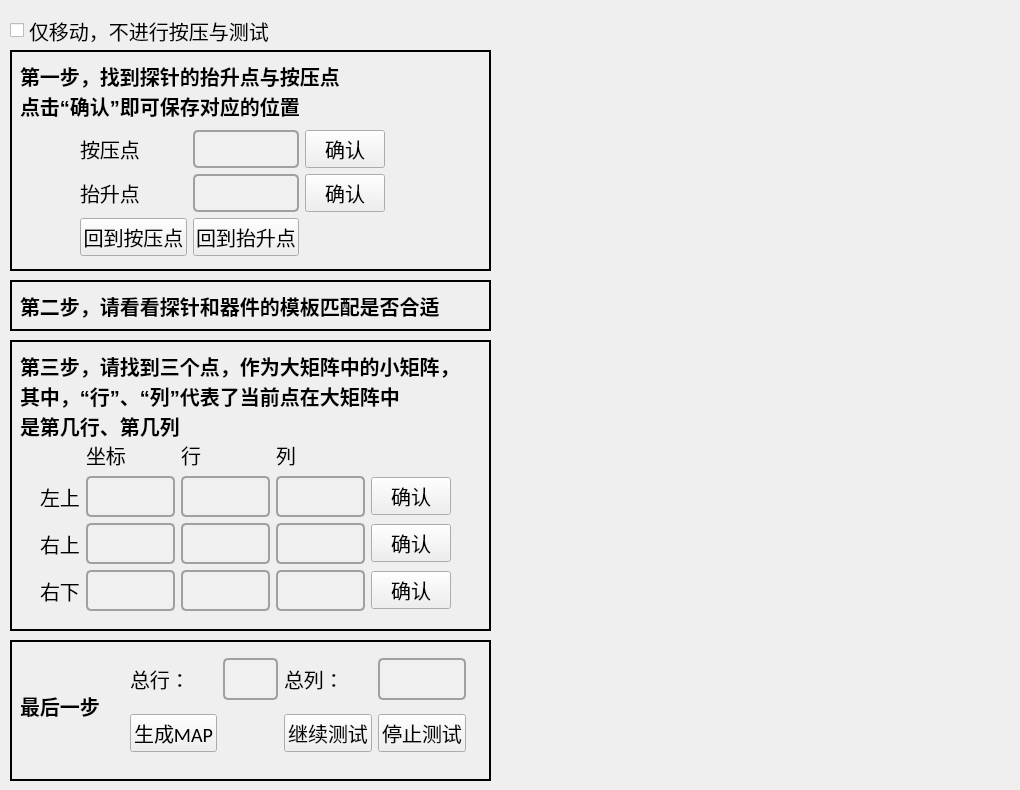
    <widget class="QWidget" name="tab_3">
     <attribute name="title">
      <string>自动模式</string>
     </attribute>
     <widget class="QCheckBox" name="Checkbox_DontTest">
      <property name="geometry">
       <rect>
        <x>10</x>
        <y>10</y>
        <width>271</width>
        <height>41</height>
       </rect>
      </property>
      <property name="font">
       <font>
        <pointsize>15</pointsize>
       </font>
      </property>
      <property name="text">
       <string>仅移动，不进行按压与测试</string>
      </property>
     </widget>
     <widget class="QFrame" name="frame_9">
      <property name="geometry">
       <rect>
        <x>10</x>
        <y>340</y>
        <width>481</width>
        <height>291</height>
       </rect>
      </property>
      <property name="styleSheet">
       <string notr="true">#frame_9{
border-width:2px;
border:2px solid;
border_color:rgb(255,255,127);
}</string>
      </property>
      <property name="frameShape">
       <enum>QFrame::StyledPanel</enum>
      </property>
      <property name="frameShadow">
       <enum>QFrame::Raised</enum>
      </property>
      <widget class="QLabel" name="label_6">
       <property name="geometry">
        <rect>
         <x>10</x>
         <y>10</y>
         <width>451</width>
         <height>31</height>
        </rect>
       </property>
       <property name="font">
        <font>
         <pointsize>15</pointsize>
         <weight>75</weight>
         <italic>false</italic>
         <bold>true</bold>
        </font>
       </property>
       <property name="text">
        <string>第三步，请找到三个点，作为大矩阵中的小矩阵，</string>
       </property>
      </widget>
      <widget class="QWidget" name="gridLayoutWidget_7">
       <property name="geometry">
        <rect>
         <x>30</x>
         <y>100</y>
         <width>411</width>
         <height>171</height>
        </rect>
       </property>
       <layout class="QGridLayout" name="gridLayout_8">
        <item row="1" column="4">
         <widget class="QPushButton" name="Button_Location1">
          <property name="font">
           <font>
            <family>Calibri</family>
            <pointsize>15</pointsize>
           </font>
          </property>
          <property name="text">
           <string>确认</string>
          </property>
         </widget>
        </item>
        <item row="0" column="3">
         <widget class="QLabel" name="label_47">
          <property name="font">
           <font>
            <family>Calibri</family>
            <pointsize>15</pointsize>
           </font>
          </property>
          <property name="text">
           <string>列</string>
          </property>
         </widget>
        </item>
        <item row="2" column="4">
         <widget class="QPushButton" name="Button_Location2">
          <property name="font">
           <font>
            <family>Calibri</family>
            <pointsize>15</pointsize>
           </font>
          </property>
          <property name="text">
           <string>确认</string>
          </property>
         </widget>
        </item>
        <item row="3" column="4">
         <widget class="QPushButton" name="Button_Location3">
          <property name="font">
           <font>
            <family>Calibri</family>
            <pointsize>15</pointsize>
           </font>
          </property>
          <property name="text">
           <string>确认</string>
          </property>
         </widget>
        </item>
        <item row="0" column="2">
         <widget class="QLabel" name="label_46">
          <property name="font">
           <font>
            <family>Calibri</family>
            <pointsize>15</pointsize>
           </font>
          </property>
          <property name="text">
           <string>行</string>
          </property>
         </widget>
        </item>
        <item row="0" column="1">
         <widget class="QLabel" name="label_45">
          <property name="font">
           <font>
            <family>Calibri</family>
            <pointsize>15</pointsize>
           </font>
          </property>
          <property name="text">
           <string>坐标</string>
          </property>
         </widget>
        </item>
        <item row="1" column="1">
         <widget class="QLineEdit" name="lineEdit_Location1">
          <property name="font">
           <font>
            <family>Calibri</family>
            <pointsize>15</pointsize>
           </font>
          </property>
          <property name="styleSheet">
           <string notr="true">QLineEdit {
    background-color: #f0f0f0;
    border: 2px solid #a0a0a0;
    border-radius: 5px;
    padding: 5px;
    color: #000000;
    selection-background-color: #c0c0c0;
    selection-color: #000000;
}

QLineEdit:focus {
    border: 2px solid #606060;
    background-color: #e0e0e0;
}

QLineEdit:hover {
    border: 2px solid #808080;
}

QLineEdit:disabled {
    background-color: #d0d0d0;
    color: #808080;
    border: 2px solid #c0c0c0;
}</string>
          </property>
         </widget>
        </item>
        <item row="2" column="1">
         <widget class="QLineEdit" name="lineEdit_Location2">
          <property name="font">
           <font>
            <family>Calibri</family>
            <pointsize>15</pointsize>
           </font>
          </property>
          <property name="styleSheet">
           <string notr="true">QLineEdit {
    background-color: #f0f0f0;
    border: 2px solid #a0a0a0;
    border-radius: 5px;
    padding: 5px;
    color: #000000;
    selection-background-color: #c0c0c0;
    selection-color: #000000;
}

QLineEdit:focus {
    border: 2px solid #606060;
    background-color: #e0e0e0;
}

QLineEdit:hover {
    border: 2px solid #808080;
}

QLineEdit:disabled {
    background-color: #d0d0d0;
    color: #808080;
    border: 2px solid #c0c0c0;
}</string>
          </property>
         </widget>
        </item>
        <item row="1" column="2">
         <widget class="QLineEdit" name="lineEdit_leftTopX">
          <property name="font">
           <font>
            <family>Calibri</family>
            <pointsize>15</pointsize>
           </font>
          </property>
          <property name="styleSheet">
           <string notr="true">QLineEdit {
    background-color: #f0f0f0;
    border: 2px solid #a0a0a0;
    border-radius: 5px;
    padding: 5px;
    color: #000000;
    selection-background-color: #c0c0c0;
    selection-color: #000000;
}

QLineEdit:focus {
    border: 2px solid #606060;
    background-color: #e0e0e0;
}

QLineEdit:hover {
    border: 2px solid #808080;
}

QLineEdit:disabled {
    background-color: #d0d0d0;
    color: #808080;
    border: 2px solid #c0c0c0;
}</string>
          </property>
         </widget>
        </item>
        <item row="1" column="0">
         <widget class="QLabel" name="label_25">
          <property name="font">
           <font>
            <family>Calibri</family>
            <pointsize>15</pointsize>
           </font>
          </property>
          <property name="text">
           <string>左上</string>
          </property>
         </widget>
        </item>
        <item row="3" column="1">
         <widget class="QLineEdit" name="lineEdit_Location3">
          <property name="font">
           <font>
            <family>Calibri</family>
            <pointsize>15</pointsize>
           </font>
          </property>
          <property name="styleSheet">
           <string notr="true">QLineEdit {
    background-color: #f0f0f0;
    border: 2px solid #a0a0a0;
    border-radius: 5px;
    padding: 5px;
    color: #000000;
    selection-background-color: #c0c0c0;
    selection-color: #000000;
}

QLineEdit:focus {
    border: 2px solid #606060;
    background-color: #e0e0e0;
}

QLineEdit:hover {
    border: 2px solid #808080;
}

QLineEdit:disabled {
    background-color: #d0d0d0;
    color: #808080;
    border: 2px solid #c0c0c0;
}</string>
          </property>
         </widget>
        </item>
        <item row="2" column="2">
         <widget class="QLineEdit" name="lineEdit_rightTopX">
          <property name="font">
           <font>
            <family>Calibri</family>
            <pointsize>15</pointsize>
           </font>
          </property>
          <property name="styleSheet">
           <string notr="true">QLineEdit {
    background-color: #f0f0f0;
    border: 2px solid #a0a0a0;
    border-radius: 5px;
    padding: 5px;
    color: #000000;
    selection-background-color: #c0c0c0;
    selection-color: #000000;
}

QLineEdit:focus {
    border: 2px solid #606060;
    background-color: #e0e0e0;
}

QLineEdit:hover {
    border: 2px solid #808080;
}

QLineEdit:disabled {
    background-color: #d0d0d0;
    color: #808080;
    border: 2px solid #c0c0c0;
}</string>
          </property>
         </widget>
        </item>
        <item row="3" column="2">
         <widget class="QLineEdit" name="lineEdit_rightBottomX">
          <property name="font">
           <font>
            <family>Calibri</family>
            <pointsize>15</pointsize>
           </font>
          </property>
          <property name="styleSheet">
           <string notr="true">QLineEdit {
    background-color: #f0f0f0;
    border: 2px solid #a0a0a0;
    border-radius: 5px;
    padding: 5px;
    color: #000000;
    selection-background-color: #c0c0c0;
    selection-color: #000000;
}

QLineEdit:focus {
    border: 2px solid #606060;
    background-color: #e0e0e0;
}

QLineEdit:hover {
    border: 2px solid #808080;
}

QLineEdit:disabled {
    background-color: #d0d0d0;
    color: #808080;
    border: 2px solid #c0c0c0;
}</string>
          </property>
         </widget>
        </item>
        <item row="3" column="3">
         <widget class="QLineEdit" name="lineEdit_rightBottomY">
          <property name="font">
           <font>
            <family>Calibri</family>
            <pointsize>15</pointsize>
           </font>
          </property>
          <property name="styleSheet">
           <string notr="true">QLineEdit {
    background-color: #f0f0f0;
    border: 2px solid #a0a0a0;
    border-radius: 5px;
    padding: 5px;
    color: #000000;
    selection-background-color: #c0c0c0;
    selection-color: #000000;
}

QLineEdit:focus {
    border: 2px solid #606060;
    background-color: #e0e0e0;
}

QLineEdit:hover {
    border: 2px solid #808080;
}

QLineEdit:disabled {
    background-color: #d0d0d0;
    color: #808080;
    border: 2px solid #c0c0c0;
}</string>
          </property>
         </widget>
        </item>
        <item row="3" column="0">
         <widget class="QLabel" name="label_32">
          <property name="font">
           <font>
            <family>Calibri</family>
            <pointsize>15</pointsize>
           </font>
          </property>
          <property name="text">
           <string>右下</string>
          </property>
         </widget>
        </item>
        <item row="2" column="3">
         <widget class="QLineEdit" name="lineEdit_rightTopY">
          <property name="font">
           <font>
            <family>Calibri</family>
            <pointsize>15</pointsize>
           </font>
          </property>
          <property name="styleSheet">
           <string notr="true">QLineEdit {
    background-color: #f0f0f0;
    border: 2px solid #a0a0a0;
    border-radius: 5px;
    padding: 5px;
    color: #000000;
    selection-background-color: #c0c0c0;
    selection-color: #000000;
}

QLineEdit:focus {
    border: 2px solid #606060;
    background-color: #e0e0e0;
}

QLineEdit:hover {
    border: 2px solid #808080;
}

QLineEdit:disabled {
    background-color: #d0d0d0;
    color: #808080;
    border: 2px solid #c0c0c0;
}</string>
          </property>
         </widget>
        </item>
        <item row="2" column="0">
         <widget class="QLabel" name="label_26">
          <property name="font">
           <font>
            <family>Calibri</family>
            <pointsize>15</pointsize>
           </font>
          </property>
          <property name="text">
           <string>右上</string>
          </property>
         </widget>
        </item>
        <item row="1" column="3">
         <widget class="QLineEdit" name="lineEdit_leftTopY">
          <property name="font">
           <font>
            <family>Calibri</family>
            <pointsize>15</pointsize>
           </font>
          </property>
          <property name="styleSheet">
           <string notr="true">QLineEdit {
    background-color: #f0f0f0;
    border: 2px solid #a0a0a0;
    border-radius: 5px;
    padding: 5px;
    color: #000000;
    selection-background-color: #c0c0c0;
    selection-color: #000000;
}

QLineEdit:focus {
    border: 2px solid #606060;
    background-color: #e0e0e0;
}

QLineEdit:hover {
    border: 2px solid #808080;
}

QLineEdit:disabled {
    background-color: #d0d0d0;
    color: #808080;
    border: 2px solid #c0c0c0;
}</string>
          </property>
         </widget>
        </item>
       </layout>
      </widget>
      <widget class="QLabel" name="label_59">
       <property name="geometry">
        <rect>
         <x>10</x>
         <y>40</y>
         <width>441</width>
         <height>31</height>
        </rect>
       </property>
       <property name="font">
        <font>
         <pointsize>15</pointsize>
         <weight>75</weight>
         <italic>false</italic>
         <bold>true</bold>
        </font>
       </property>
       <property name="text">
        <string>其中，“行”、“列”代表了当前点在大矩阵中</string>
       </property>
      </widget>
      <widget class="QLabel" name="label_60">
       <property name="geometry">
        <rect>
         <x>10</x>
         <y>70</y>
         <width>441</width>
         <height>31</height>
        </rect>
       </property>
       <property name="font">
        <font>
         <pointsize>15</pointsize>
         <weight>75</weight>
         <italic>false</italic>
         <bold>true</bold>
        </font>
       </property>
       <property name="text">
        <string>是第几行、第几列</string>
       </property>
      </widget>
     </widget>
     <widget class="QFrame" name="frame_4">
      <property name="geometry">
       <rect>
        <x>10</x>
        <y>50</y>
        <width>481</width>
        <height>221</height>
       </rect>
      </property>
      <property name="styleSheet">
       <string notr="true">#frame_4{
border-width:2px;
border:2px solid;
border_color:rgb(255,255,127);
}</string>
      </property>
      <property name="frameShape">
       <enum>QFrame::StyledPanel</enum>
      </property>
      <property name="frameShadow">
       <enum>QFrame::Raised</enum>
      </property>
      <widget class="QWidget" name="gridLayoutWidget_9">
       <property name="geometry">
        <rect>
         <x>70</x>
         <y>80</y>
         <width>305</width>
         <height>126</height>
        </rect>
       </property>
       <layout class="QGridLayout" name="gridLayout_10">
        <item row="1" column="0">
         <widget class="QLabel" name="label_41">
          <property name="font">
           <font>
            <family>Calibri</family>
            <pointsize>15</pointsize>
           </font>
          </property>
          <property name="text">
           <string>抬升点</string>
          </property>
         </widget>
        </item>
        <item row="1" column="2">
         <widget class="QPushButton" name="Button_PullLocation">
          <property name="font">
           <font>
            <family>Calibri</family>
            <pointsize>15</pointsize>
           </font>
          </property>
          <property name="text">
           <string>确认</string>
          </property>
         </widget>
        </item>
        <item row="0" column="1">
         <widget class="QLineEdit" name="lineEdit_Pushlocation">
          <property name="font">
           <font>
            <family>Calibri</family>
            <pointsize>15</pointsize>
           </font>
          </property>
          <property name="styleSheet">
           <string notr="true">QLineEdit {
    background-color: #f0f0f0;
    border: 2px solid #a0a0a0;
    border-radius: 5px;
    padding: 5px;
    color: #000000;
    selection-background-color: #c0c0c0;
    selection-color: #000000;
}

QLineEdit:focus {
    border: 2px solid #606060;
    background-color: #e0e0e0;
}

QLineEdit:hover {
    border: 2px solid #808080;
}

QLineEdit:disabled {
    background-color: #d0d0d0;
    color: #808080;
    border: 2px solid #c0c0c0;
}</string>
          </property>
         </widget>
        </item>
        <item row="0" column="2">
         <widget class="QPushButton" name="Button_PushLocation">
          <property name="font">
           <font>
            <family>Calibri</family>
            <pointsize>15</pointsize>
           </font>
          </property>
          <property name="text">
           <string>确认</string>
          </property>
         </widget>
        </item>
        <item row="1" column="1">
         <widget class="QLineEdit" name="lineEdit_Pulllocation">
          <property name="font">
           <font>
            <family>Calibri</family>
            <pointsize>15</pointsize>
           </font>
          </property>
          <property name="styleSheet">
           <string notr="true">QLineEdit {
    background-color: #f0f0f0;
    border: 2px solid #a0a0a0;
    border-radius: 5px;
    padding: 5px;
    color: #000000;
    selection-background-color: #c0c0c0;
    selection-color: #000000;
}

QLineEdit:focus {
    border: 2px solid #606060;
    background-color: #e0e0e0;
}

QLineEdit:hover {
    border: 2px solid #808080;
}

QLineEdit:disabled {
    background-color: #d0d0d0;
    color: #808080;
    border: 2px solid #c0c0c0;
}</string>
          </property>
         </widget>
        </item>
        <item row="0" column="0">
         <widget class="QLabel" name="label_39">
          <property name="font">
           <font>
            <family>Calibri</family>
            <pointsize>15</pointsize>
           </font>
          </property>
          <property name="text">
           <string>按压点</string>
          </property>
         </widget>
        </item>
        <item row="2" column="0">
         <widget class="QPushButton" name="Button_PushBack">
          <property name="font">
           <font>
            <family>Calibri</family>
            <pointsize>15</pointsize>
           </font>
          </property>
          <property name="text">
           <string>回到按压点</string>
          </property>
         </widget>
        </item>
        <item row="2" column="1">
         <widget class="QPushButton" name="Button_PullBack">
          <property name="font">
           <font>
            <family>Calibri</family>
            <pointsize>15</pointsize>
           </font>
          </property>
          <property name="text">
           <string>回到抬升点</string>
          </property>
         </widget>
        </item>
       </layout>
      </widget>
      <widget class="QLabel" name="label_56">
       <property name="geometry">
        <rect>
         <x>10</x>
         <y>10</y>
         <width>361</width>
         <height>31</height>
        </rect>
       </property>
       <property name="font">
        <font>
         <pointsize>15</pointsize>
         <weight>75</weight>
         <italic>false</italic>
         <bold>true</bold>
        </font>
       </property>
       <property name="text">
        <string>第一步，找到探针的抬升点与按压点</string>
       </property>
      </widget>
      <widget class="QLabel" name="label_57">
       <property name="geometry">
        <rect>
         <x>10</x>
         <y>40</y>
         <width>361</width>
         <height>31</height>
        </rect>
       </property>
       <property name="font">
        <font>
         <pointsize>15</pointsize>
         <weight>75</weight>
         <italic>false</italic>
         <bold>true</bold>
        </font>
       </property>
       <property name="text">
        <string>点击“确认”即可保存对应的位置</string>
       </property>
      </widget>
     </widget>
     <widget class="QFrame" name="frame_5">
      <property name="geometry">
       <rect>
        <x>10</x>
        <y>280</y>
        <width>481</width>
        <height>51</height>
       </rect>
      </property>
      <property name="styleSheet">
       <string notr="true">#frame_5{
border-width:2px;
border:2px solid;
border_color:rgb(255,255,127);
}</string>
      </property>
      <property name="frameShape">
       <enum>QFrame::StyledPanel</enum>
      </property>
      <property name="frameShadow">
       <enum>QFrame::Raised</enum>
      </property>
      <widget class="QLabel" name="label_58">
       <property name="geometry">
        <rect>
         <x>10</x>
         <y>10</y>
         <width>441</width>
         <height>31</height>
        </rect>
       </property>
       <property name="font">
        <font>
         <pointsize>15</pointsize>
         <weight>75</weight>
         <italic>false</italic>
         <bold>true</bold>
        </font>
       </property>
       <property name="text">
        <string>第二步，请看看探针和器件的模板匹配是否合适</string>
       </property>
      </widget>
     </widget>
     <widget class="QFrame" name="frame_8">
      <property name="geometry">
       <rect>
        <x>10</x>
        <y>640</y>
        <width>481</width>
        <height>141</height>
       </rect>
      </property>
      <property name="styleSheet">
       <string notr="true">#frame_8{
border-width:2px;
border:2px solid;
border_color:rgb(255,255,127);
}</string>
      </property>
      <property name="frameShape">
       <enum>QFrame::StyledPanel</enum>
      </property>
      <property name="frameShadow">
       <enum>QFrame::Raised</enum>
      </property>
      <widget class="QWidget" name="gridLayoutWidget_18">
       <property name="geometry">
        <rect>
         <x>120</x>
         <y>10</y>
         <width>336</width>
         <height>110</height>
        </rect>
       </property>
       <layout class="QGridLayout" name="gridLayout_19">
        <item row="1" column="2">
         <widget class="QPushButton" name="Button_ContinueTest">
          <property name="font">
           <font>
            <family>Calibri</family>
            <pointsize>15</pointsize>
           </font>
          </property>
          <property name="text">
           <string>继续测试</string>
          </property>
         </widget>
        </item>
        <item row="0" column="0">
         <widget class="QLabel" name="label_35">
          <property name="sizePolicy">
           <sizepolicy hsizetype="Preferred" vsizetype="Preferred">
            <horstretch>0</horstretch>
            <verstretch>0</verstretch>
           </sizepolicy>
          </property>
          <property name="font">
           <font>
            <family>Calibri</family>
            <pointsize>15</pointsize>
           </font>
          </property>
          <property name="text">
           <string>总行：</string>
          </property>
         </widget>
        </item>
        <item row="0" column="1">
         <widget class="QLineEdit" name="lineEdit_row">
          <property name="sizePolicy">
           <sizepolicy hsizetype="Preferred" vsizetype="Fixed">
            <horstretch>0</horstretch>
            <verstretch>0</verstretch>
           </sizepolicy>
          </property>
          <property name="font">
           <font>
            <family>Calibri</family>
            <pointsize>15</pointsize>
           </font>
          </property>
          <property name="styleSheet">
           <string notr="true">QLineEdit {
    background-color: #f0f0f0;
    border: 2px solid #a0a0a0;
    border-radius: 5px;
    padding: 5px;
    color: #000000;
    selection-background-color: #c0c0c0;
    selection-color: #000000;
}

QLineEdit:focus {
    border: 2px solid #606060;
    background-color: #e0e0e0;
}

QLineEdit:hover {
    border: 2px solid #808080;
}

QLineEdit:disabled {
    background-color: #d0d0d0;
    color: #808080;
    border: 2px solid #c0c0c0;
}</string>
          </property>
         </widget>
        </item>
        <item row="1" column="3">
         <widget class="QPushButton" name="Button_StopTest">
          <property name="font">
           <font>
            <family>Calibri</family>
            <pointsize>15</pointsize>
           </font>
          </property>
          <property name="text">
           <string>停止测试</string>
          </property>
         </widget>
        </item>
        <item row="0" column="3">
         <widget class="QLineEdit" name="lineEdit_col">
          <property name="sizePolicy">
           <sizepolicy hsizetype="Preferred" vsizetype="Preferred">
            <horstretch>0</horstretch>
            <verstretch>0</verstretch>
           </sizepolicy>
          </property>
          <property name="font">
           <font>
            <family>Calibri</family>
            <pointsize>15</pointsize>
           </font>
          </property>
          <property name="styleSheet">
           <string notr="true">QLineEdit {
    background-color: #f0f0f0;
    border: 2px solid #a0a0a0;
    border-radius: 5px;
    padding: 5px;
    color: #000000;
    selection-background-color: #c0c0c0;
    selection-color: #000000;
}

QLineEdit:focus {
    border: 2px solid #606060;
    background-color: #e0e0e0;
}

QLineEdit:hover {
    border: 2px solid #808080;
}

QLineEdit:disabled {
    background-color: #d0d0d0;
    color: #808080;
    border: 2px solid #c0c0c0;
}</string>
          </property>
         </widget>
        </item>
        <item row="1" column="0">
         <widget class="QPushButton" name="Button_CreateMap">
          <property name="font">
           <font>
            <family>Calibri</family>
            <pointsize>15</pointsize>
           </font>
          </property>
          <property name="text">
           <string>生成MAP</string>
          </property>
         </widget>
        </item>
        <item row="0" column="2">
         <widget class="QLabel" name="label_37">
          <property name="font">
           <font>
            <family>Calibri</family>
            <pointsize>15</pointsize>
           </font>
          </property>
          <property name="text">
           <string>总列：</string>
          </property>
         </widget>
        </item>
       </layout>
      </widget>
      <widget class="QLabel" name="label_66">
       <property name="geometry">
        <rect>
         <x>10</x>
         <y>50</y>
         <width>101</width>
         <height>31</height>
        </rect>
       </property>
       <property name="font">
        <font>
         <pointsize>15</pointsize>
         <weight>75</weight>
         <italic>false</italic>
         <bold>true</bold>
        </font>
       </property>
       <property name="text">
        <string>最后一步</string>
       </property>
      </widget>
     </widget>
     <widget class="QWidget" name="widget_map" native="true">
      <property name="geometry">
       <rect>
        <x>500</x>
        <y>50</y>
        <width>511</width>
        <height>731</height>
       </rect>
      </property>
     </widget>
    </widget>
